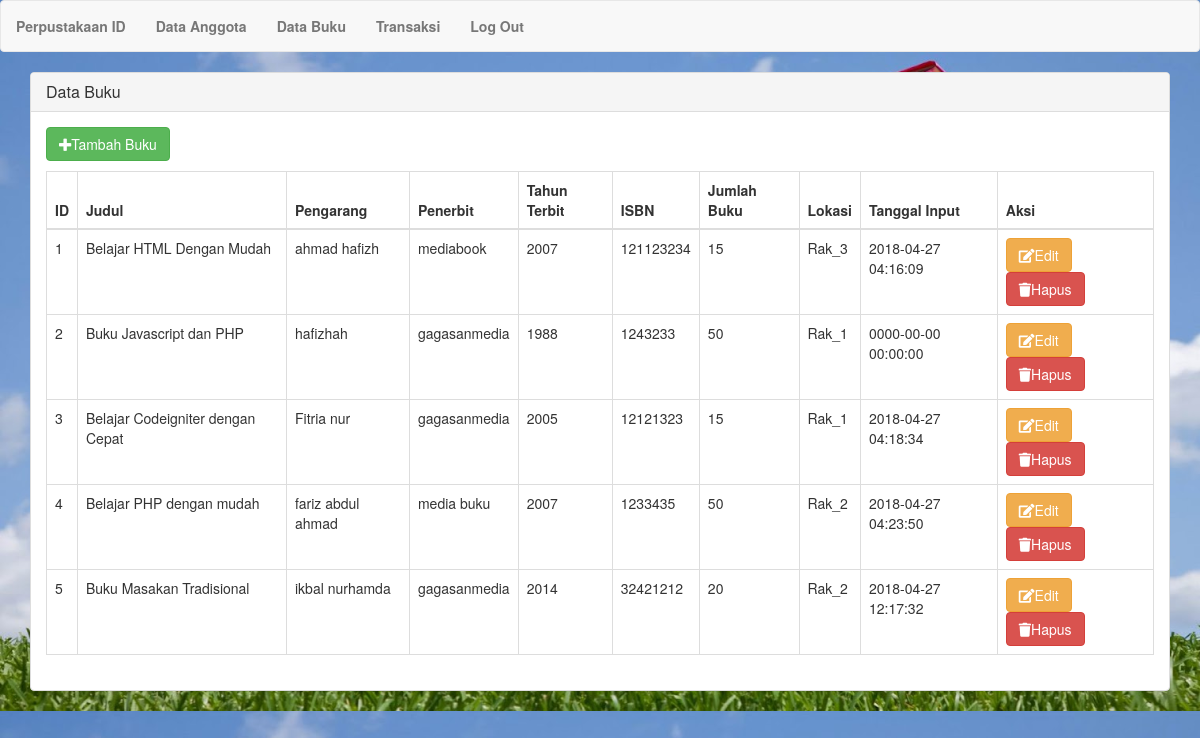
The page /PP2/index.php/buku on the database its author committed.
### tables this page shows
CREATE TABLE `tb_buku` (
  `id` int(9) NOT NULL,
  `judul` varchar(200) NOT NULL,
  `pengarang` varchar(100) NOT NULL,
  `penerbit` varchar(150) NOT NULL,
  `tahun_terbit` varchar(4) NOT NULL,
  `isbn` varchar(25) NOT NULL,
  `jumlah_buku` int(3) NOT NULL,
  `lokasi` enum('Rak_1','Rak_2','Rak_3','') NOT NULL,
  `tanggal_input` datetime NOT NULL
);

### PP2/application/controllers/Buku.php (called while the page is built, shortened)
<?php
class Buku extends CI_Controller
{
	public function index()
	{
		$data['nip'] = "nip";
		$data['content']='buku';
		$this->load->view('dashboard_view', $data);
	}
}
?>

### PP2/index.php (called while the page is built, shortened)
<?php
require_once BASEPATH.'core/CodeIgniter.php';

### PP2/application/views/buku.php (the view, shortened to what this page needs)
<div class="panel panel-default">
	<div class="panel-heading">
		<h3 class="panel-title">Data Buku</h3>
	</div>
	<div class="panel-body">
		<a href="<?php echo base_url('buku/tambah_buku'); ?>" class="btn btn-success" style="margin-bottom:10px;"><i class="fa fa-plus"></i>Tambah Buku</a>
		<table class="table table-bordered table-stripped">
			<thead>
				<th>ID</th>
				<th>Judul</th>
				<th>Pengarang</th>
				<th>Penerbit</th>
				<th>Tahun Terbit</th>
				<th>ISBN</th>
				<th>Jumlah Buku</th>
				<th>Lokasi</th>
				<th>Tanggal Input</th>
				<th>Aksi</th>
			</thead>
			<tbody>
				<?php
				$rows=$this->db->get('tb_buku');
				if($rows->num_rows()>0){
					$no=1;
					foreach($rows->result()as$row){
				?>
				<tr>
					<td><?=$no?></td>
					<td><?=$row->judul?></td>
					<td><?=$row->pengarang?></td>
					<td><?=$row->penerbit?></td>
					<td><?=$row->tahun_terbit?></td>
					<td><?=$row->isbn?></td>
					<td><?=$row->jumlah_buku?></td>
					<td><?=$row->lokasi?></td>
					<td><?=$row->tanggal_input?></td>
					<td>
						<a href="<?=base_url('buku/edit_buku/'.$row->id)?>" class="btn xm btn-warning" ><i class="fa fa-edit"></i>Edit</a>
						<a onclick="return confirm('Apakah Anda Yakin Ingin menghapus data .... ???')" href="<?=base_url('buku/hapus_buku/'.$row->id)?>" class="btn xm btn-danger"><i class="fa fa-trash" ></i>Hapus</a>
					</td>
				</tr>
				<?php
				$no++;
					}
				}else{
					echo"<td rowspan='7'>Data masih kosong</td>";
				}
				?>
			</tbody>
		</table>
	</div>
</div>

### PP2/application/views/dashboard_view.php (style rules this page uses)
body { background: #6495ED; }

### PP2/application/views/buku.php (style rules this page uses)
body { background-image: url('assets/gambar.jpg'); background-size: cover; }

### rows shown on the page
tb_buku: judul "Belajar HTML Dengan Mudah", pengarang "ahmad hafizh", penerbit "mediabook", tahun_terbit "2007", isbn "121123234", jumlah_buku "15", lokasi "Rak_3", tanggal_input "2018-04-27 04:16:09"
tb_buku: judul "Buku Javascript dan PHP", pengarang "hafizhah", penerbit "gagasanmedia", tahun_terbit "1988", isbn "1243233", jumlah_buku "50", lokasi "Rak_1", tanggal_input "0000-00-00 00:00:00"
tb_buku: judul "Belajar Codeigniter dengan Cepat", pengarang "Fitria nur", penerbit "gagasanmedia", tahun_terbit "2005", isbn "12121323", jumlah_buku "15", lokasi "Rak_1", tanggal_input "2018-04-27 04:18:34"
tb_buku: judul "Belajar PHP dengan mudah", pengarang "fariz abdul ahmad", penerbit "media buku", tahun_terbit "2007", isbn "1233435", jumlah_buku "50", lokasi "Rak_2", tanggal_input "2018-04-27 04:23:50"
tb_buku: judul "Buku Masakan Tradisional", pengarang "ikbal nurhamda", penerbit "gagasanmedia", tahun_terbit "2014", isbn "32421212", jumlah_buku "20", lokasi "Rak_2", tanggal_input "2018-04-27 12:17:32"
